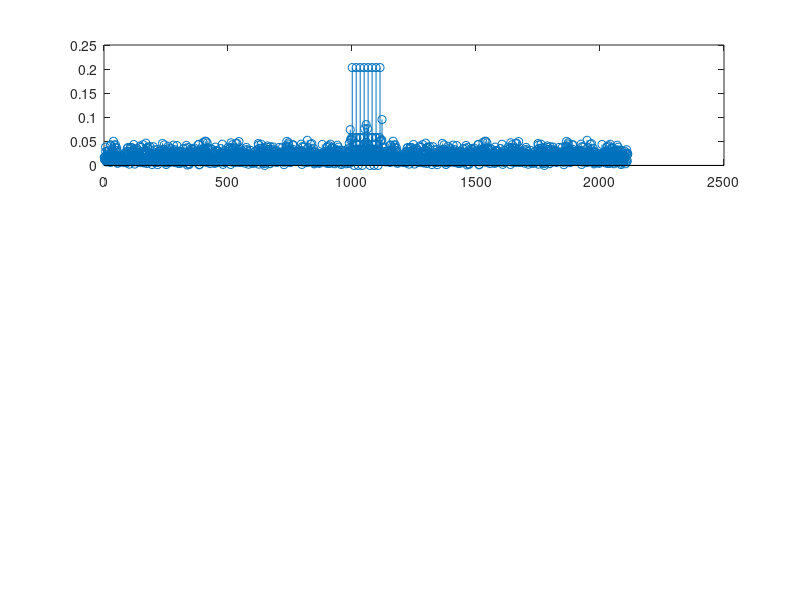

The MATLAB script that drew this image: (Note: this script raises an error after producing the figure.)
clear variables
close all

%% figure settings
fontsize_axis = 20;
fontsize_ticks = 18;
fontsize_legend = 15;
fontsize_title = 20;
fontsize_linewidth = 3;
fontsize_marker = 15;

%%OFDM symbols
SIG_def=sqrt(13/6).*[0, 0, 1+j, 0, 0, 0, -1-j, 0, 0, 0, 1+j, 0,...
                     0, 0,-1-j, 0, 0, 0, -1-j, 0, 0, 0, 1+j, 0, 0, 0, 0, 0,...
                     0, 0,-1-j, 0, 0, 0, -1-j, 0, 0, 0, 1+j, 0,...
                     0, 0, 1+j, 0, 0, 0,  1+j, 0, 0, 0, 1+j, 0, 0];

%Input for IFFT
SIG_IFFT = [SIG_def(27), SIG_def(28:end),zeros(1,11),SIG_def(1:26)];
SIG_OUTPUT_IFFT=ifft(SIG_IFFT); % After IFFT

if 1
    CFO = 1e6 %kHz
    Ts = 1/20e6 %sample period
    t = 0:Ts:length(SIG_OUTPUT_IFFT)*Ts-Ts;
    SIG_OUTPUT_IFFT = SIG_OUTPUT_IFFT.*exp(1j*2*pi*CFO*t);
    save_string = "sync_CFO"
    title_string = sprintf("CFO = %d kHz : ", CFO/1e3)
else
    title_string = ""
    save_string = "sync"
end


%Rx signal [rnd_noise, SIG, SIG, rnd_noise]
rnd_noise = 0.05*randn(1,1000);
preamble = [SIG_OUTPUT_IFFT, SIG_OUTPUT_IFFT];
RX_SIG = [rnd_noise, preamble, rnd_noise];

%% CFO

%% Korelace s lokalni replikou
replica = preamble(1:16);
corel = zeros(1,length(RX_SIG)- length(replica));
for i = 1:length(RX_SIG)- length(replica)
    corel(i) = dot(RX_SIG(i:i+15) ,replica);
end

%% Local replica Figure:
figure('Name','local_Replica','units','normalized','outerposition',[0 0 0.5 0.8]);
subplot(3,1,1)
stem(abs(corel))
title( title_string + "Local Replica synchronization","FontSize",fontsize_title)
xlabel("N samples","FontSize",fontsize_axis)
ylabel("R(N)","FontSize",fontsize_axis)
grid on
grid minor

%% Schmidl and Cox
corel = zeros(1,length(RX_SIG)- 16);
for i = 1:length(RX_SIG)- 2*16
    corel(i) = dot(RX_SIG(i:i+15) ,RX_SIG(i+16: i+16 + 15));
end

%% SCHMIDL and COX Figure:
subplot(3,2,3)
stem(abs(corel))
title( title_string + "Schmidl and Cox synchronization","FontSize",fontsize_title)
xlabel("N samples","FontSize",fontsize_axis)
ylabel("R(N)","FontSize",fontsize_axis)
grid on
grid minor

subplot(3,2,4)
stem(abs(corel))
title( title_string + "Schmidl and Cox Zoom","FontSize",fontsize_title)
xlabel("N samples","FontSize",fontsize_axis)
ylabel("R(N)","FontSize",fontsize_axis)
xlim([950,1150])
grid on
grid minor

%% WANG
corel_A = zeros(1,length(RX_SIG)- 16);
corel_B = zeros(1,length(RX_SIG)- 16);
for i = 1:length(RX_SIG)- 3*16
    corel_A(i) = dot(RX_SIG(i:i+15) ,RX_SIG(i+16: i+16 + 15));
    corel_B(i) = dot(RX_SIG(i:i+15) ,RX_SIG(i+2*16: i+2*16 + 15));
end

subplot(3,2,5)
stem(abs(corel_A), 'r')
hold on
stem(abs(corel_B), 'b')
stem(abs(corel_A)-abs(corel_B), 'g')
title( title_string + "WANG synchronization","FontSize",fontsize_title)
xlabel("N samples","FontSize",fontsize_axis)
ylabel("R(N)","FontSize",fontsize_axis)
legend(["Corel A", "Corel B", "A - B"])
grid on
grid minor

subplot(3,2,6)
stem(abs(corel_A), 'r')
hold on
stem(abs(corel_B), 'b')
stem(abs(corel_A) - abs(corel_B), 'g')
title( title_string + "WANG Zoom","FontSize",fontsize_title)
xlabel("N samples","FontSize",fontsize_axis)
ylabel("R(N)","FontSize",fontsize_axis)
xlim([950,1150])
legend(["Corel A", "Corel B", "A - B"])
grid on
grid minor
saveas(gcf,save_string,"epsc")

